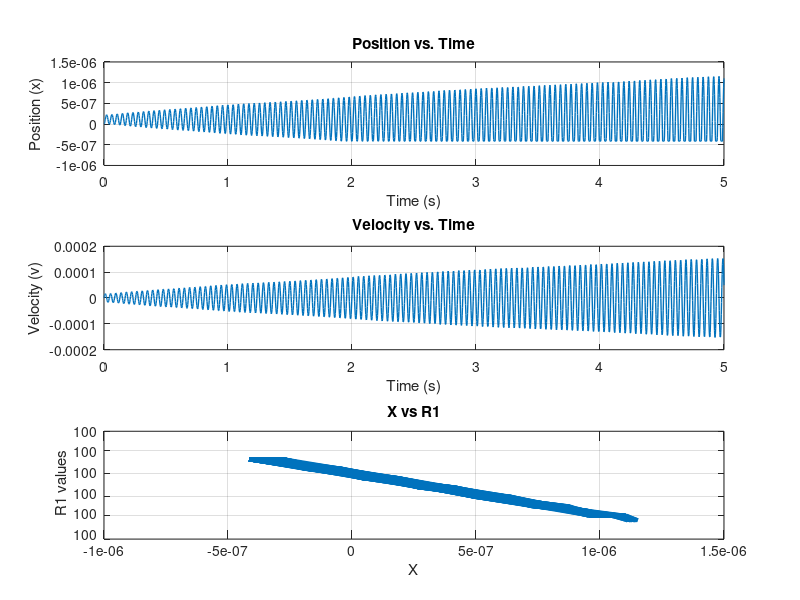

Source code (MATLAB):
clear all;
close all;
clc;

%Q değerleri eklenecek
 
% ** Capacitor Variables ** %
A = 0.0009;                          % Area of a single plate (m^2)
Cd = 46.48*10^-6;                    % Distance between plates (m)
Cdmin = 0.415*10^-6;                 % Minimum distance between plates (m)
m = 33.75*10^-3;                     % Weigth of a single plate (kg)
K = 2.1;                             % Dielectric constant of PTFE 
E0 = 8.85*10^-12;                    % Vacuum permittivity (C^2/Nm^2)

C = K*E0*A/Cd;

% fprintf('Capacitance = %d\n', C);

% ** Spring variables ** %
G = 7.72 * 10^10;                    % shear modulus of stainless steel 302 (N/m^2)
d = 1.2 * 10^-3;                     % diameter of the wire (m)
D = 14 * 10^-3;                      % mean diameter of the coils (m)
N = 10;                              % number of coils contributing to the spring's elasticity

k = G * d^4 /(8*D^3 * N); 

%fprintf('Spring constant k = %d\n', k);


% ** Circuit Variables ** %
Vin = 5;                             % Input Voltage (V)
R2 = 10^3;                           % R2 value (ohm)

% Function for R1 
a = 100;
b = 1;
R1 = @(x) a ./ (x + b);

% == Simulation Setup == %

odefun = @(t,y)[
    y(2); % y(1) = x, y(2) = v dx/dt = v
    (E0*A * Vin^2 * R1(y(1)) / ((R1(y(1)) + R2)^2 * 2 * Cd^2 * (y(1) + Cd) * m)) - (k / m) * y(1) % dv/dt
];

% Event function to limit x from going below -0.415×10^-6
% If x goes below -0.415×10^-6 the capacitance will short and won't work
function [value, isterminal, direction] = lowerLimitCondition(t, y)
    lower_limit = -0.415e-6; 
    value = y(1) - lower_limit;  
    isterminal = 0;  
    direction = -1;  
end

% == Initial conditions of the system == %
x0 = 0;
v0 = 0;
y0 = [x0; v0];

% time span 
tspan = [0,5];

% == Start the Simulation == %
options = odeset('Events', @lowerLimitCondition);
[t, y, te, ye, ie] = ode45(odefun, tspan, y0, options);

x = y(:, 1); %position
v = y(:, 2); %velocity

x(x <= -0.415e-6) = -0.415e-6;  % sets x to -0.415×10^-6 when it  reaches below


% == Plot the results == %
figure;
subplot(3, 1, 1);
plot(t, x, 'LineWidth', 1);
xlabel('Time (s)');
ylabel('Position (x)');
title('Position vs. Time');
grid on;

subplot(3, 1, 2);
plot(t, v, 'LineWidth', 1);
xlabel('Time (s)');
ylabel('Velocity (v)');
title('Velocity vs. Time');
grid on;

R1_values = R1(x);
subplot(3, 1, 3);
plot(x, R1_values, 'LineWidth', 3)
xlabel('X');
ylabel('R1 values');
title('X vs R1');
grid on;

% Display the final time of the system and thee final position
disp(['Final time: ', num2str(t(end)), ' seconds']);
disp(['Final position: ', num2str(x(end))]);

